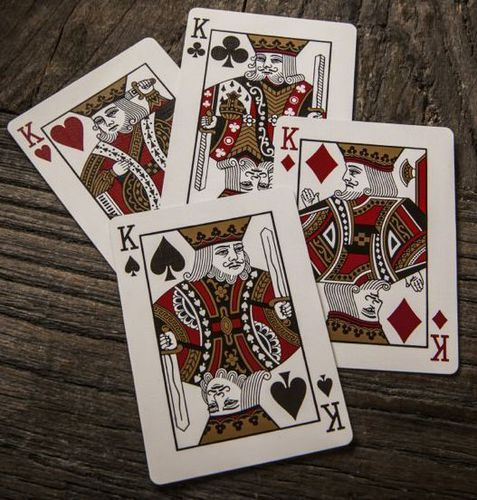
#> input picture OpenCV/GettingStarted/Resources/cards.jpg, 477 x 500 px, given in place of the camera
$ python virtual_markers.py
#> lines starting #> are read from the running program, lines starting #| are printed output that depends on the picture; after the words box and inside, x2 and y2 are one past the last pixel; in counts of white or black regions, pixels touching at a corner belong together
#> further down, vidFrame is the input picture: shape (500, 477, 3); mean B, G, R 88.1, 96.6, 109.6
import cv2
import numpy as np

frameWidth = 640
frameHeight = 480

cam = cv2.VideoCapture(0)
cam.set(3, frameWidth)  # 3 -> code for width
cam.set(4, frameHeight)  # 4 -> code for height
cam.set(10, 150)  # 10 -> code for brightness


def findColor(img, myColors, colorValue):
    imgHSV = cv2.cvtColor(img, cv2.COLOR_BGR2HSV)
#> imgHSV: shape (500, 477, 3); mean H, S, V 21.2, 75.8, 109.6
    newPoints = []
    count = 0
    for color in myColors:
        lower = np.array(color[0:3])
        upper = np.array(color[3:6])
        mask = cv2.inRange(imgHSV, lowerb=lower, upperb=upper)
        # cv2.imshow(str(color[0]), mask)
        x, y = getContours(mask)
        cv2.circle(imgResult, (x, y), 10, colorValue[count], cv2.FILLED)
        if x != 0 and y != 0:
            newPoints.append([x, y, count])  # 0-> color value in myColorValues
        count += 1
#> this loop made 1 pass
#> (x, y) on pass 1: (0, 0)
#> pass 1, in findColor, `mask = cv2.inRange(imgHSV, lowerb=lower, upperb=upper)`:
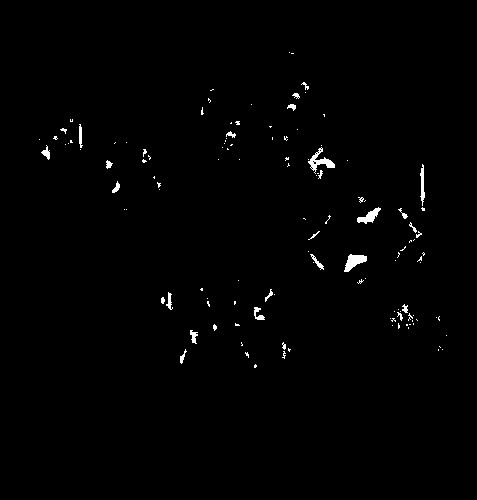
#> mask: shape (500, 477); 0.9% white; 125 white regions (99 under 20 px), largest, box (x1, y1, x2, y2) and area: (308, 147, 335, 174) 233, (344, 254, 367, 272) 225, (357, 207, 381, 224) 175
#> after the loop: imgResult: shape (500, 477, 3); 0.04% of pixels changed, all inside (x1, y1, x2, y2) = (0, 0, 11, 11)
#> after the loop, count = 1; newPoints = []
    return newPoints


def getContours(img):
    ''' RETR_EXTERNAL-> only outer details/corners, CHAIN_APPROX_NONE-> stores absolutely all the contour points,
    https://docs.opencv.org/2.4/modules/imgproc/doc/structural_analysis_and_shape_descriptors.html?highlight=findcontours#findcontours '''
    contours, hierarchy = cv2.findContours(img, cv2.RETR_EXTERNAL, cv2.CHAIN_APPROX_NONE)
    x, y, w, h = 0, 0, 0, 0
    for cnt in contours:
        area = cv2.contourArea(cnt)
        '''to remove noise so that only valid contours are detected'''
        if area > 500:
            # cv2.drawContours(imgResult, cnt, -1, (255, 0, 0), 3)
            '''Arc length of contours, (contours, isContourClose)'''
            perimeter = cv2.arcLength(cnt, True)
            '''Find the corners in the contours'''
            approx = cv2.approxPolyDP(cnt, 0.02 * perimeter, True)
            '''Find the x, y and width and height of each bounding box'''
            objCor = len(approx)
            x, y, w, h = cv2.boundingRect(approx)

    return x + w // 2, y


def drawOnCanvas(myPoints, colorValue):
    for point in myPoints:
        cv2.circle(imgResult, (point[0], point[1]), 10, colorValue[point[2]], cv2.FILLED)

myPoints = []  # [x, y, colorId]

while True:
    colorToDetectVal_HSV = [[133, 129, 94, 179, 255, 255]]
    # BGR
    colorToDrawBRG = [[0, 0, 255]]

    success, vidFrame = cam.read()
    imgResult = vidFrame.copy()
    newPoints = findColor(vidFrame, colorToDetectVal_HSV, colorToDrawBRG)
#> newPoints = []
    if len(newPoints) != 0:
        for point in newPoints:
            myPoints.append(point)

    if len(myPoints)!=0:
        drawOnCanvas(myPoints, colorToDrawBRG)

    cv2.imshow("Web Cam", imgResult)
    if cv2.waitKey(1) & 0xFF == ord('q'):
#> (key q is pressed here)
        break
